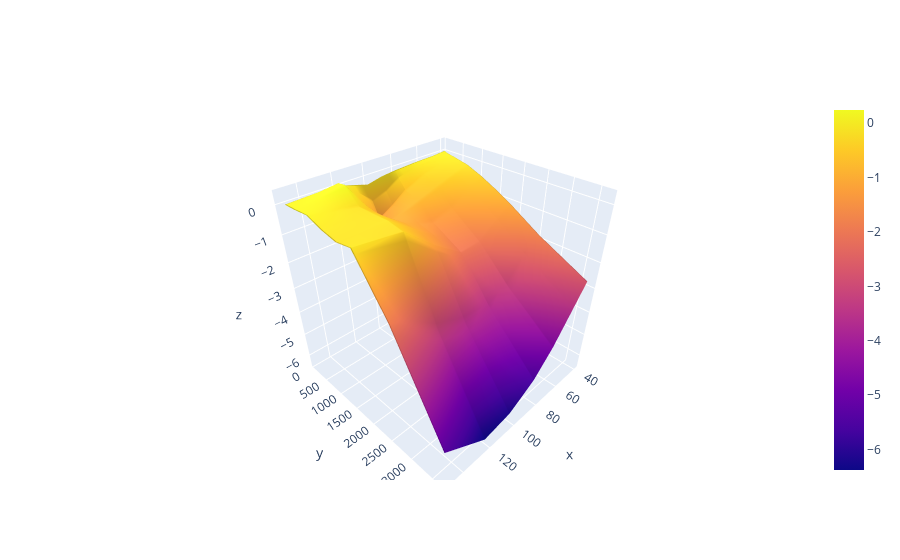

Notebook code for this chart:
### Code cell
import plotly.graph_objects as go
go.Figure(data=[go.Surface(z=C_espsilon.values, y=C_espsilon.index, x = C_espsilon.columns)]).show()

### Figure 1 — Plotly figure (JSON) as saved in the notebook; plotly's stock layout.template omitted (floating-point values rounded to 4 significant figures)
{"data": [{"type": "surface", "x": [30, 40, 50, 65, 80, 90, 100, 120, 150, 200], "y": [30, 90, 180, 365, 730, 1095, 1460, 1825, 2555, 3650], "z": [[null, null, null, null, null, null, null, null, null, null], [null, 0.03623, -0.008508, -0.02926, -0.07444, -0.1294, -0.2473, 0.06525, 4.165e-05, null], [null, -0.01586, -0.04042, -0.1177, -0.3052, -0.5923, -0.7552, 0.201, 0.0001405, null], [null, -0.06982, -0.1376, -0.3162, -0.6576, -1.04, -1.355, 0.2439, 0.009706, null], [null, -0.1986, -0.3313, -0.5943, -0.8497, -0.967, -1.098, -0.2648, 0.07827, null], [null, -0.436, -0.703, -1.159, -1.395, -1.249, -1.013, -0.2653, -0.1269, null], [null, -0.7251, -1.082, -1.59, -1.722, -1.409, -1.038, -0.2475, -0.2464, null], [null, -1.05, -1.464, -2.005, -2.046, -1.666, -1.286, -0.3585, -0.1438, null], [null, -1.797, -2.385, -3.212, -3.647, -3.602, -3.586, -3.179, -1.853, null], [null, -2.724, -3.5, -4.649, -5.52, -5.863, -6.182, -6.377, -5.259, null]]}], "layout": {}}
